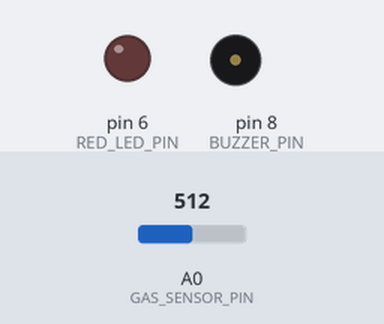
A sketch run on a simulated Arduino Uno, built with avr-gcc and run on an emulated ATmega328P. Shown: output pins drawn as LEDs (lit = HIGH), buzzer (waves = sounding, pin HIGH). Inputs (shaded band) come from the test bench; at power-on: A0 (GAS_SENSOR_PIN) = 512. What the sketch prints to the serial monitor is not drawn.

Above: at 0.15 s.
Timing chart, 0 to 3.1 s (numbered marks = the images above):
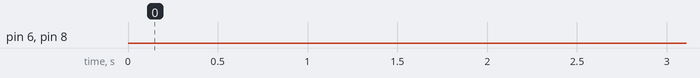

The sketch:

Gas-Leak-Alarm.ino
```cpp
// 030 - Gas Leak Alarm
// Continuously monitors an MQ-2 gas sensor and raises a buzzer and red LED
// alarm when the analog reading crosses a chosen threshold.
// Board: Arduino Uno
// Wiring:
//   MQ-2 module:
//     VCC -> 5V
//     GND -> GND
//     AO  (analog output) -> analog pin A0
//     DO is not used in this project
//   Buzzer (+) -> digital pin 8,  Buzzer (-) -> GND
//   Red LED -> digital pin 6 through a 220 ohm resistor to GND
//
// CRITICAL - sensor burn-in and warm-up:
//   A brand new MQ-2 needs 24 to 48 hours of continuous power before its
//   readings stabilise (burn-in). After every power-up it also needs about
//   1-2 minutes of warm-up before readings are meaningful. The heater inside
//   the sensor gets hot - never touch the mesh while powered. Treat this
//   sketch as an educational prototype: do not use it as a real gas alarm.

// ---------------- Pin constants ----------------
const int GAS_SENSOR_PIN = A0;  // Analog output of the MQ-2 module
const int BUZZER_PIN = 8;       // Piezo buzzer for the audible warning
const int RED_LED_PIN = 6;      // Red LED as the visual warning

// ---------------- Threshold and timing constants ----------------
// The raw value at which the alarm sounds. Fresh air on a new sensor is
// usually around 100-300; adjust after you watch your own baseline in Serial.
const int GAS_THRESHOLD = 500;

const int ADC_MAX = 1023;             // Full-scale 10-bit ADC value
const unsigned long SAMPLE_MS = 250;   // New reading every 250 ms
const unsigned long WARMUP_MS = 60000; // Ignore alarm logic for the first 60 s
const unsigned long BLINK_MS = 150;    // Alarm flash period

unsigned long startTime = 0;
unsigned long lastSampleTime = 0;
unsigned long lastFlashTime = 0;
bool alarmActive = false;
bool ledOn = false;

void setup() {
  pinMode(BUZZER_PIN, OUTPUT);
  pinMode(RED_LED_PIN, OUTPUT);

  // Both outputs start OFF so nothing sounds during start-up
  digitalWrite(BUZZER_PIN, LOW);
  digitalWrite(RED_LED_PIN, LOW);

  Serial.begin(9600);
  Serial.println("Gas Leak Alarm starting...");
  Serial.println("WARM-UP: let the MQ-2 settle for at least 1-2 minutes now.");
  Serial.println("New sensors also need 24-48 hours of burn-in before they settle.");
  Serial.println("analog\tstate");

  startTime = millis();
}

void loop() {
  // ---- Warm-up phase: report values but keep the alarm disabled ----
  bool warmingUp = (millis() - startTime) < WARMUP_MS;

  if (millis() - lastSampleTime >= SAMPLE_MS) {
    lastSampleTime = millis();

    // Read the MQ-2 continuously: higher values mean more reducing gases
    int gasValue = analogRead(GAS_SENSOR_PIN);

    // Decide the alarm state, unless we are still warming up
    if (warmingUp) {
      alarmActive = false;
    } else {
      alarmActive = (gasValue >= GAS_THRESHOLD);
    }

    // Serial output: the raw reading plus a clear state word
    Serial.print(gasValue);
    Serial.print("\t");
    if (warmingUp) {
      Serial.print("WARMING UP (");
      Serial.print((WARMUP_MS - (millis() - startTime)) / 1000);
      Serial.println(" s left)");
    } else if (alarmActive) {
      Serial.println("ALARM - gas level high!");
    } else {
      Serial.println("OK - normal");
    }

    // Turn both warning outputs off whenever the alarm is not active
    if (!alarmActive) {
      digitalWrite(BUZZER_PIN, LOW);
      digitalWrite(RED_LED_PIN, LOW);
      ledOn = false;
    }
  }

  // ---- Alarm phase: flash LED and buzzer together ----
  if (alarmActive && millis() - lastFlashTime >= BLINK_MS) {
    lastFlashTime = millis();
    ledOn = !ledOn;
    digitalWrite(RED_LED_PIN, ledOn ? HIGH : LOW);
    digitalWrite(BUZZER_PIN, ledOn ? HIGH : LOW);
  }
}
```

Measured:
- by itself, pin 6 (RED_LED_PIN), pin 8 (BUZZER_PIN): LOW → HIGH at 60.3 s, → LOW 0.15 s later, → HIGH 0.15 s later, → LOW 0.15 s later, … (465 changes in this stretch)
